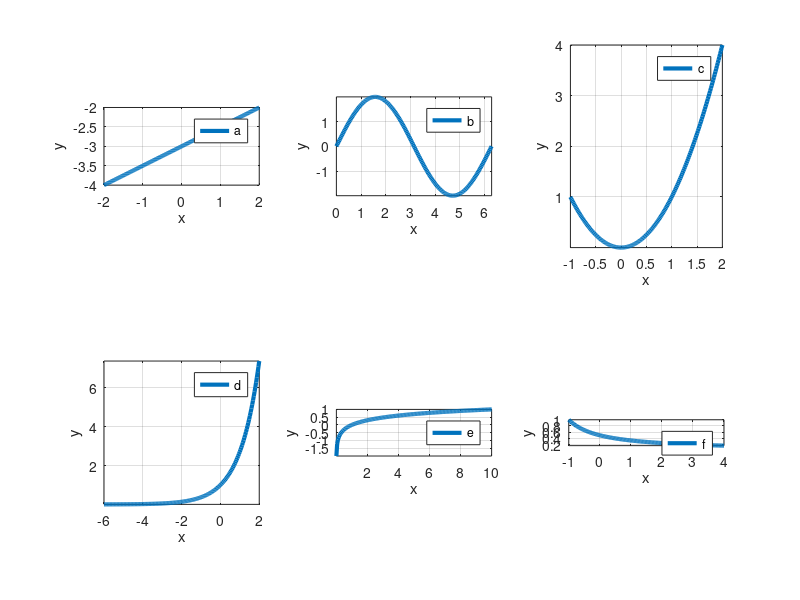

MATLAB code for this plot:
% MALAB/OCTAVE initialisieren
clear all; clc; format compact; format short g;

% Parameter :
N=200; lw=3; fs=12; fig=1;

% Funktionen :
fa=@(x)x/2-3;
fb=@(x)2*sin(x);
fc=@(x)x.^2;
fd=@(x)exp(1).^x;
fe=@(x)log(x)/log(10);
ff=@(x)1./(x+2);

% Daten : 
yfa_data=linspace(-2, 2, N); fa_data=fa(yfa_data);
yfb_data=linspace(0, 2*pi, N); fb_data=fb(yfb_data);
yfc_data=linspace(-1, 2, N); fc_data=fc(yfc_data);
yfd_data=linspace(-6, 2, N); fd_data=fd(yfd_data);
yfe_data=linspace(0.01, 10, N); fe_data=fe(yfe_data);
yff_data=linspace(-1, 4, N); ff_data=ff(yff_data);


% Plot :
figure(fig);
subplot(2,3,1);
    plot(yfa_data, fa_data, 'linewidth', lw);

        xlabel('x');
        ylabel('y');
        legend('a');
        axis('image'); grid on;
    
subplot(2,3,2);
    plot(yfb_data, fb_data, 'linewidth', lw);

        xlabel('x');
        ylabel('y');
        legend('b');
        axis('image'); grid on;

subplot(2,3,3);
    plot(yfc_data, fc_data, 'linewidth', lw);
        
        xlabel('x');
        ylabel('y');
        legend('c');
        axis('image'); grid on;

subplot(2,3,4);
    plot(yfd_data, fd_data, 'linewidth', lw);
        
        xlabel('x');
        ylabel('y');
        legend('d');
        axis('image'); grid on;
        
subplot(2,3,5);
    plot(yfe_data, fe_data, 'linewidth', lw);
        
        xlabel('x');
        ylabel('y');
        legend('e');
        axis('image'); grid on;
        
 subplot(2,3,6);
    plot(yff_data, ff_data, 'linewidth', lw);
        
        xlabel('x');
        ylabel('y');
        legend('f');
        axis('image'); grid on;